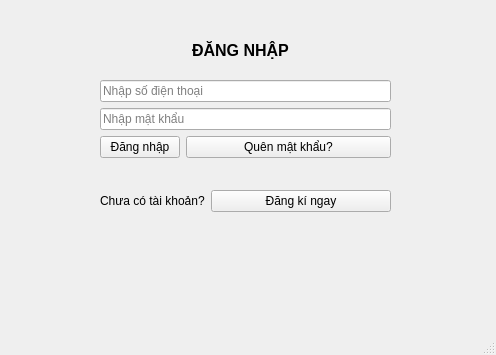
<?xml version="1.0" encoding="UTF-8"?>
<ui version="4.0">
 <class>MainWindow</class>
 <widget class="QMainWindow" name="MainWindow">
  <property name="geometry">
   <rect>
    <x>0</x>
    <y>0</y>
    <width>496</width>
    <height>355</height>
   </rect>
  </property>
  <property name="windowTitle">
   <string>MainWindow</string>
  </property>
  <property name="styleSheet">
   <string notr="true">#centralwidget {
    border-image: url(mhdangki.png);
}</string>
  </property>
  <widget class="QWidget" name="centralwidget">
   <property name="styleSheet">
    <string notr="true">/* Đổi toàn bộ chữ của Tiêu đề (Label), Ô nhập chữ (LineEdit) và Nút bấm (PushButton) thành màu đen */
QLabel, QLineEdit, QPushButton {
    color: black;
}</string>
   </property>
   <widget class="QStackedWidget" name="stackedWidget">
    <property name="geometry">
     <rect>
      <x>40</x>
      <y>30</y>
      <width>421</width>
      <height>261</height>
     </rect>
    </property>
    <property name="styleSheet">
     <string notr="true">#tackedWidget {
    background-color: rgba(255, 255, 255, 180); /* Số 180 là độ đục, bạn chỉnh từ 0-255 */
    border-radius: 20px; /* Bo tròn 4 góc */
}</string>
    </property>
    <property name="currentIndex">
     <number>0</number>
    </property>
    <widget class="QWidget" name="page">
     <widget class="QWidget" name="formLayoutWidget">
      <property name="geometry">
       <rect>
        <x>60</x>
        <y>50</y>
        <width>291</width>
        <height>81</height>
       </rect>
      </property>
      <layout class="QFormLayout" name="formLayout">
       <item row="0" column="0" colspan="2">
        <widget class="QLineEdit" name="txtsdt">
         <property name="text">
          <string/>
         </property>
         <property name="placeholderText">
          <string>Nhập số điện thoại</string>
         </property>
        </widget>
       </item>
       <item row="1" column="0" colspan="2">
        <widget class="QLineEdit" name="txtmk">
         <property name="text">
          <string/>
         </property>
         <property name="placeholderText">
          <string>Nhập mật khẩu</string>
         </property>
        </widget>
       </item>
       <item row="2" column="0">
        <widget class="QPushButton" name="btndangnhap">
         <property name="text">
          <string>Đăng nhập</string>
         </property>
        </widget>
       </item>
       <item row="2" column="1">
        <widget class="QPushButton" name="btnquenmk">
         <property name="text">
          <string>Quên mật khẩu?</string>
         </property>
        </widget>
       </item>
      </layout>
     </widget>
     <widget class="QLabel" name="label">
      <property name="geometry">
       <rect>
        <x>140</x>
        <y>0</y>
        <width>121</width>
        <height>41</height>
       </rect>
      </property>
      <property name="text">
       <string>&lt;html&gt;&lt;head/&gt;&lt;body&gt;&lt;p align=&quot;center&quot;&gt;&lt;span style=&quot; font-size:12pt; font-weight:600;&quot;&gt;ĐĂNG NHẬP&lt;/span&gt;&lt;/p&gt;&lt;/body&gt;&lt;/html&gt;</string>
      </property>
     </widget>
     <widget class="QWidget" name="formLayoutWidget_2">
      <property name="geometry">
       <rect>
        <x>60</x>
        <y>160</y>
        <width>291</width>
        <height>31</height>
       </rect>
      </property>
      <layout class="QFormLayout" name="formLayout_2">
       <item row="0" column="0">
        <widget class="QLabel" name="label_2">
         <property name="text">
          <string>&lt;html&gt;&lt;head/&gt;&lt;body&gt;&lt;p&gt;Chưa có tài khoản?&lt;/p&gt;&lt;/body&gt;&lt;/html&gt;</string>
         </property>
        </widget>
       </item>
       <item row="0" column="1">
        <widget class="QPushButton" name="btndangki">
         <property name="text">
          <string>Đăng kí ngay</string>
         </property>
        </widget>
       </item>
      </layout>
     </widget>
    </widget>
    <widget class="QWidget" name="page_2">
     <widget class="QLabel" name="label_3">
      <property name="geometry">
       <rect>
        <x>140</x>
        <y>10</y>
        <width>121</width>
        <height>41</height>
       </rect>
      </property>
      <property name="text">
       <string>&lt;html&gt;&lt;head/&gt;&lt;body&gt;&lt;p align=&quot;center&quot;&gt;&lt;span style=&quot; font-size:12pt; font-weight:600;&quot;&gt;ĐĂNG KÍ&lt;/span&gt;&lt;/p&gt;&lt;/body&gt;&lt;/html&gt;</string>
      </property>
     </widget>
     <widget class="QWidget" name="formLayoutWidget_3">
      <property name="geometry">
       <rect>
        <x>40</x>
        <y>50</y>
        <width>181</width>
        <height>131</height>
       </rect>
      </property>
      <layout class="QFormLayout" name="formLayout_3">
       <item row="0" column="0" colspan="2">
        <widget class="QLineEdit" name="txthoten">
         <property name="text">
          <string/>
         </property>
         <property name="placeholderText">
          <string>Họ và tên</string>
         </property>
        </widget>
       </item>
       <item row="1" column="0" colspan="2">
        <widget class="QLineEdit" name="txtsdt2">
         <property name="text">
          <string/>
         </property>
         <property name="placeholderText">
          <string>Số điện thoại</string>
         </property>
        </widget>
       </item>
       <item row="2" column="0" colspan="2">
        <widget class="QLineEdit" name="txtcmt">
         <property name="text">
          <string/>
         </property>
         <property name="placeholderText">
          <string>Chứng minh thư</string>
         </property>
        </widget>
       </item>
       <item row="3" column="0" colspan="2">
        <widget class="QLineEdit" name="txtmk2">
         <property name="text">
          <string/>
         </property>
         <property name="placeholderText">
          <string>Mật khẩu</string>
         </property>
        </widget>
       </item>
       <item row="4" column="0" colspan="2">
        <widget class="QLineEdit" name="txtgmail">
         <property name="text">
          <string/>
         </property>
         <property name="placeholderText">
          <string>Gmail</string>
         </property>
        </widget>
       </item>
      </layout>
     </widget>
     <widget class="QPushButton" name="btnxacnhandk">
      <property name="geometry">
       <rect>
        <x>250</x>
        <y>60</y>
        <width>131</width>
        <height>31</height>
       </rect>
      </property>
      <property name="text">
       <string>Xác nhận đăng kí</string>
      </property>
     </widget>
     <widget class="QPushButton" name="btnquaylai">
      <property name="geometry">
       <rect>
        <x>250</x>
        <y>110</y>
        <width>131</width>
        <height>31</height>
       </rect>
      </property>
      <property name="text">
       <string>Quay lại đăng nhập</string>
      </property>
     </widget>
    </widget>
    <widget class="QWidget" name="page_3">
     <widget class="QLabel" name="label_4">
      <property name="geometry">
       <rect>
        <x>130</x>
        <y>10</y>
        <width>151</width>
        <height>31</height>
       </rect>
      </property>
      <property name="text">
       <string>&lt;html&gt;&lt;head/&gt;&lt;body&gt;&lt;p align=&quot;center&quot;&gt;&lt;span style=&quot; font-size:12pt; font-weight:600;&quot;&gt;QUÊN MẬT KHẨU&lt;/span&gt;&lt;/p&gt;&lt;/body&gt;&lt;/html&gt;</string>
      </property>
     </widget>
     <widget class="QWidget" name="formLayoutWidget_4">
      <property name="geometry">
       <rect>
        <x>40</x>
        <y>70</y>
        <width>371</width>
        <height>51</height>
       </rect>
      </property>
      <layout class="QFormLayout" name="formLayout_4">
       <item row="0" column="0" colspan="2">
        <widget class="QLineEdit" name="txtsdt3">
         <property name="text">
          <string/>
         </property>
         <property name="placeholderText">
          <string>Nhập số điện thoại hoặc Gmail</string>
         </property>
        </widget>
       </item>
       <item row="1" column="1">
        <widget class="QPushButton" name="btnxacthuc">
         <property name="text">
          <string>Gửi mã xác thực</string>
         </property>
        </widget>
       </item>
      </layout>
     </widget>
    </widget>
   </widget>
  </widget>
  <widget class="QMenuBar" name="menubar">
   <property name="geometry">
    <rect>
     <x>0</x>
     <y>0</y>
     <width>496</width>
     <height>18</height>
    </rect>
   </property>
  </widget>
  <widget class="QStatusBar" name="statusbar"/>
 </widget>
 <resources/>
 <connections/>
</ui>
